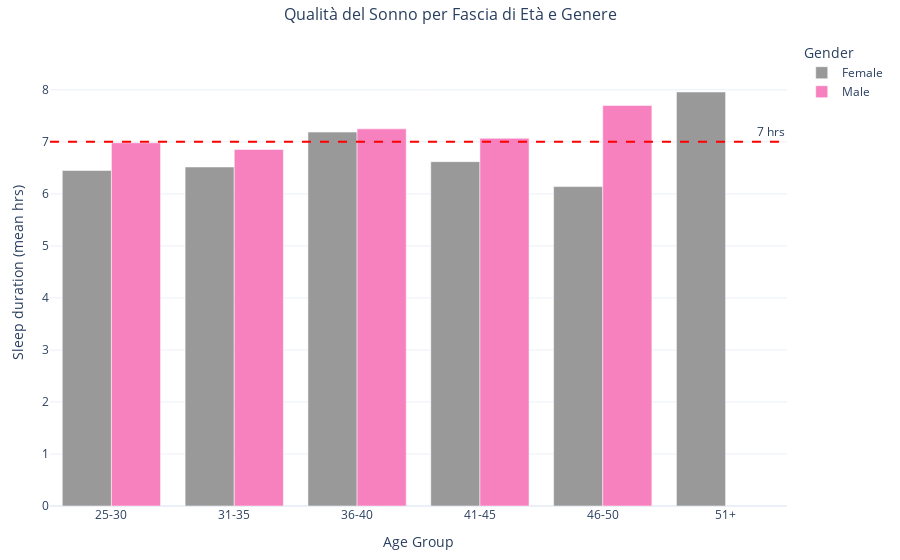

The notebook cell this image was saved under:
### Code cell
fig = px.bar(
    age_group_quality,
    x="bin_age",
    y="Sleep Duration",
    color="Gender",
    barmode="group",  
    color_discrete_sequence=px.colors.qualitative.Set1_r, #CAMBIO COLORI
    title="Qualità del Sonno per Fascia di Età e Genere",
    labels={"bin_age": "Age", "Sleep Duration": "Sleep Duration(hrs)", "Gender": "Gender"},
)


fig.add_hline(
    y=7,
    line=dict(color="red", dash="dash", width=2),
    annotation_text="7 hrs",
    annotation_position="top right",
    annotation_font_size=12
)


fig.update_layout(
    xaxis_title="Age Group",  
    yaxis_title="Sleep duration (mean hrs)",  
    legend_title="Gender",  
    title_font_size=16, 
    title_x=0.5,  
    xaxis=dict(tickmode='linear'),  # Assicurati che le etichette siano tutte ben visibil
    yaxis=dict(range=[0, age_group_quality['Sleep Duration'].max() + 1]),  # Aggiungi spazio sopra per miglior visualizzazione
    font=dict(size=12), 
    margin=dict(t=40, b=40, l=50, r=50),  
    template="plotly_white",  
)


fig.show()

### Figure 1 — Plotly figure (JSON) as saved in the notebook; plotly's stock layout.template omitted (floating-point values rounded to 4 significant figures)
{"data": [{"alignmentgroup": "True", "hovertemplate": "Gender=Female<br>Age=%{x}<br>Sleep Duration(hrs)=%{y}<extra></extra>", "legendgroup": "Female", "marker": {"color": "rgb(153,153,153)", "pattern": {"shape": ""}}, "name": "Female", "offsetgroup": "Female", "orientation": "v", "showlegend": true, "textposition": "auto", "type": "bar", "x": ["25-30", "31-35", "36-40", "41-45", "46-50", "51+"], "xaxis": "x", "y": [6.45, 6.517, 7.187, 6.62, 6.14, 7.958], "yaxis": "y"}, {"alignmentgroup": "True", "hovertemplate": "Gender=Male<br>Age=%{x}<br>Sleep Duration(hrs)=%{y}<extra></extra>", "legendgroup": "Male", "marker": {"color": "rgb(247,129,191)", "pattern": {"shape": ""}}, "name": "Male", "offsetgroup": "Male", "orientation": "v", "showlegend": true, "textposition": "auto", "type": "bar", "x": ["25-30", "31-35", "36-40", "41-45", "46-50", "51+"], "xaxis": "x", "y": [6.982, 6.855, 7.25, 7.068, 7.7, NaN], "yaxis": "y"}], "layout": {"annotations": [{"font": {"size": 12}, "showarrow": false, "text": "7 hrs", "x": 1, "xanchor": "right", "xref": "x domain", "y": 7, "yanchor": "bottom", "yref": "y"}], "barmode": "group", "font": {"size": 12}, "legend": {"title": {"text": "Gender"}, "tracegroupgap": 0}, "margin": {"b": 40, "l": 50, "r": 50, "t": 40}, "shapes": [{"line": {"color": "red", "dash": "dash", "width": 2}, "type": "line", "x0": 0, "x1": 1, "xref": "x domain", "y0": 7, "y1": 7, "yref": "y"}], "title": {"font": {"size": 16}, "text": "Qualità del Sonno per Fascia di Età e Genere", "x": 0.5}, "xaxis": {"anchor": "y", "domain": [0, 1], "tickmode": "linear", "title": {"text": "Age Group"}}, "yaxis": {"anchor": "x", "domain": [0, 1], "range": [0, 8.958], "title": {"text": "Sleep duration (mean hrs)"}}}}
